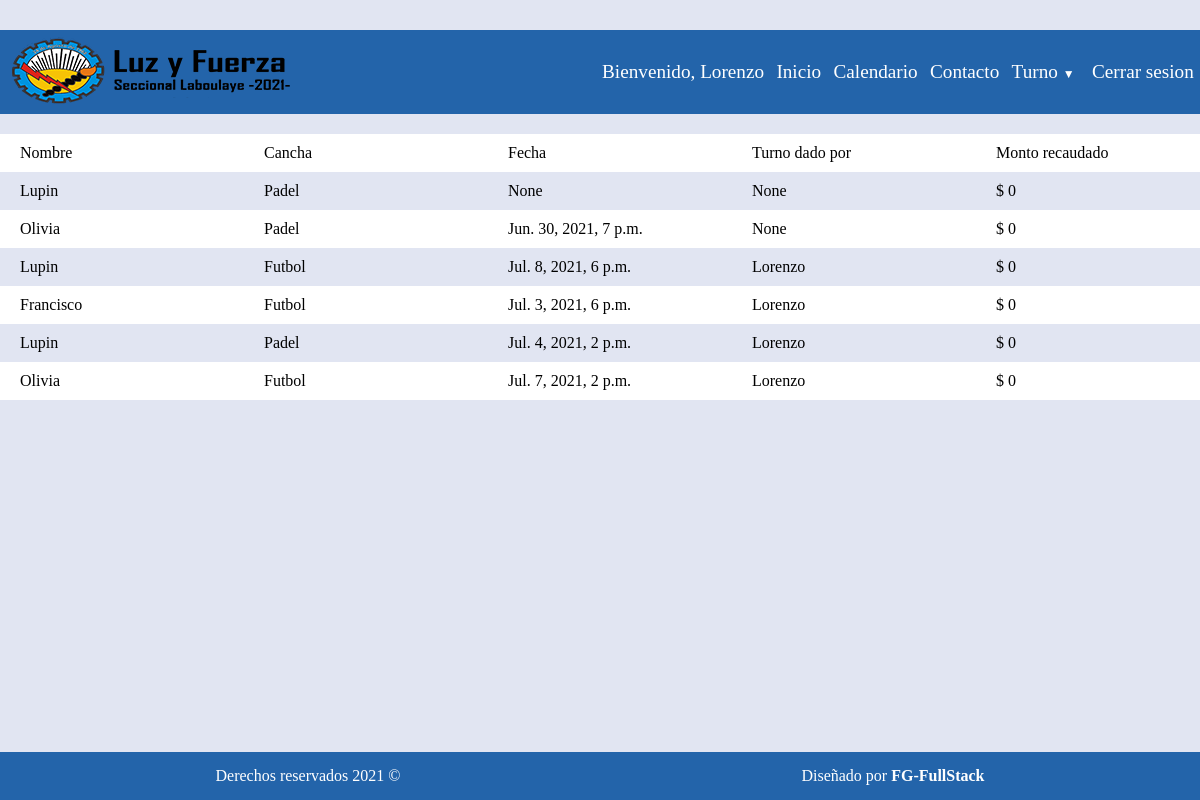
The page /turnos/detalle (signed in) on the database as committed earlier.
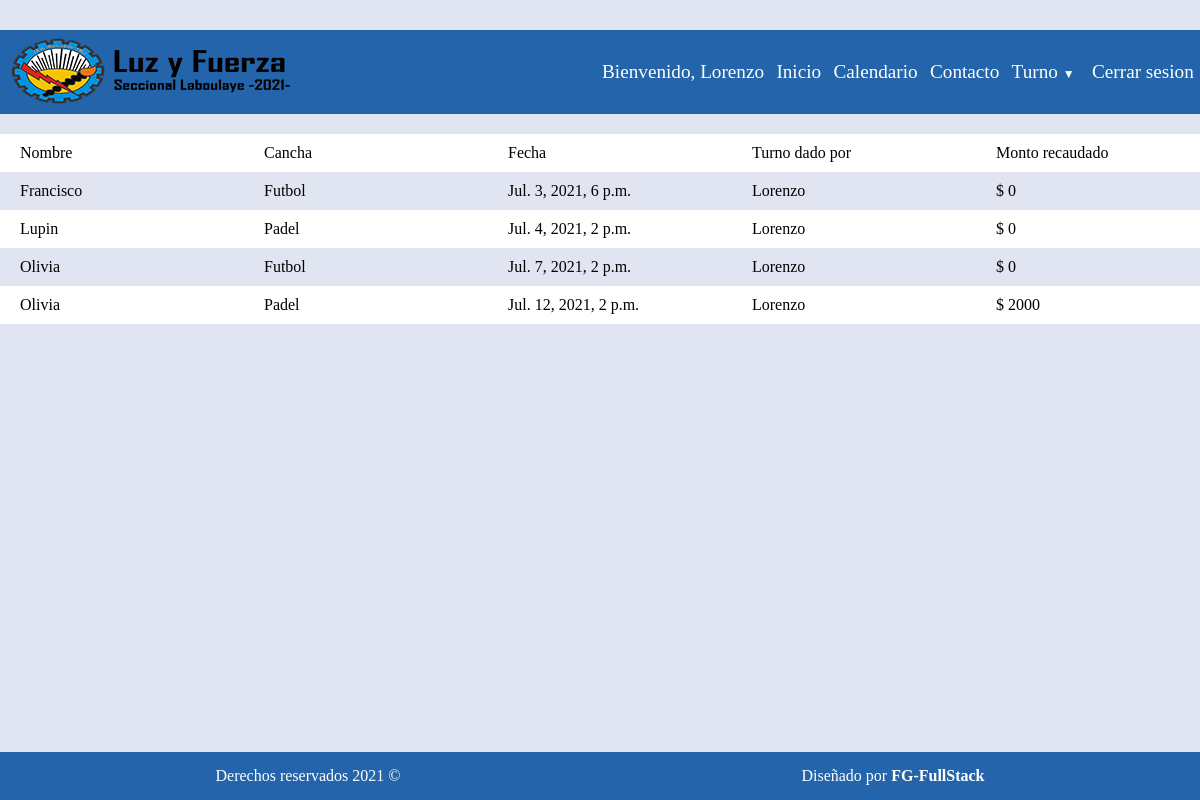
The same page on the database as committed later.
### turnos/models.py (models this page shows)
class Turno(models.Model):
    nombre = models.CharField(max_length=60)
    apellido = models.CharField(max_length=60)
    tipoCancha = models.CharField(max_length=60, choices= cancha)
    fecha = models.DateTimeField(verbose_name='Fecha y hora')
    celular = models.CharField("Celular", max_length = 11)
    asistio = models.CharField(max_length=9, choices= asistencia, default='Si')
    montoRecaudado = models.IntegerField(default=0)
    turnoDadoPor = models.ForeignKey(User, null=True, on_delete=models.CASCADE, related_name="TurnoDadoPor")

### turnos/views.py (the view)
# urls.py: path('detalle', views.detalleTurno.as_view() , name='detalleTurno'),
class detalleTurno(LoginRequiredMixin, ListView):
    model = Turno
    template_name = "turnos/detalleTurno.html"
    context_object_name = 'turnos'
    paginate_by = 7

### templates/turnos/detalleTurno.html (shortened to what this page needs)
{% extends 'base.html' %}
{% load static %}
{% block body %}
<main class="container">
    <ul class="db">
        <li class="date-db">Nombre</li>
        <li class="date-db">Cancha</li>
        <li class="date-db">Fecha</li>
        <li class="date-db">Turno dado por</li>
        <li class="date-db">Monto recaudado</li>
    </ul>
    {% for turno in turnos %}
    <ul class="db">
        <li class="date-db">{{ turno.nombre }}</li>
        <li class="date-db">{{ turno.tipoCancha }}</li>
        <li class="date-db">{{ turno.fecha }}</li>
        <li class="date-db">{{ turno.turnoDadoPor }}</li>
        <li class="date-db">$ {{ turno.montoRecaudado }}</li>
    </ul>
    {% endfor %}
</main>
{% endblock  %}

Rows that differ between the two databases and show on the page:
removed Turno: nombre "Lupin", tipoCancha "Padel", fecha "None", turnoDadoPor "None", montoRecaudado "0"
removed Turno: nombre "Olivia", tipoCancha "Padel", fecha "Jun. 30, 2021, 7 p.m.", turnoDadoPor "None", montoRecaudado "0"
removed Turno: nombre "Lupin", tipoCancha "Futbol", fecha "Jul. 8, 2021, 6 p.m.", turnoDadoPor "Lorenzo", montoRecaudado "0"
added Turno: nombre "Olivia", tipoCancha "Padel", fecha "Jul. 12, 2021, 2 p.m.", turnoDadoPor "Lorenzo", montoRecaudado "2000"
